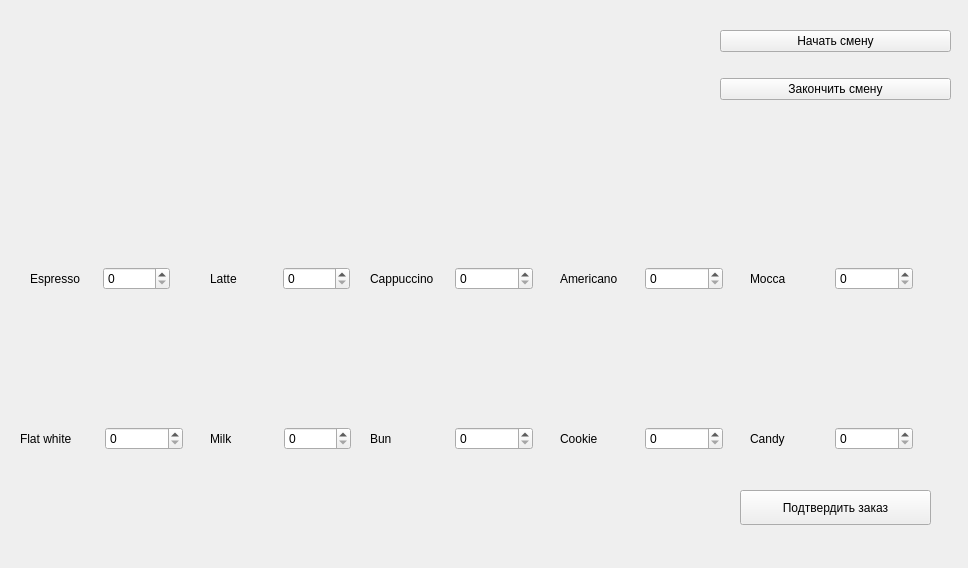
<?xml version="1.0" encoding="UTF-8"?>
<ui version="4.0">
 <class>cashier_interface</class>
 <widget class="QWidget" name="cashier_interface">
  <property name="geometry">
   <rect>
    <x>0</x>
    <y>0</y>
    <width>968</width>
    <height>568</height>
   </rect>
  </property>
  <property name="windowTitle">
   <string>Form</string>
  </property>
  <widget class="QWidget" name="layoutWidget">
   <property name="geometry">
    <rect>
     <x>720</x>
     <y>10</y>
     <width>231</width>
     <height>111</height>
    </rect>
   </property>
   <layout class="QVBoxLayout" name="verticalLayout">
    <item>
     <widget class="QPushButton" name="start_work_button">
      <property name="text">
       <string>Начать смену</string>
      </property>
     </widget>
    </item>
    <item>
     <widget class="QPushButton" name="end_work_button">
      <property name="text">
       <string>Закончить смену</string>
      </property>
     </widget>
    </item>
   </layout>
  </widget>
  <widget class="QLabel" name="latte_pic">
   <property name="geometry">
    <rect>
     <x>220</x>
     <y>150</y>
     <width>121</width>
     <height>101</height>
    </rect>
   </property>
   <property name="text">
    <string/>
   </property>
   <property name="pixmap">
    <pixmap>C:/Users/jjjjj/OneDrive/Рабочий стол/latte.jpg</pixmap>
   </property>
   <property name="scaledContents">
    <bool>true</bool>
   </property>
  </widget>
  <widget class="QWidget" name="layoutWidget">
   <property name="geometry">
    <rect>
     <x>30</x>
     <y>260</y>
     <width>140</width>
     <height>37</height>
    </rect>
   </property>
   <layout class="QHBoxLayout" name="horizontalLayout">
    <item>
     <widget class="QLabel" name="label">
      <property name="text">
       <string>Espresso</string>
      </property>
     </widget>
    </item>
    <item>
     <widget class="QSpinBox" name="espresso"/>
    </item>
   </layout>
  </widget>
  <widget class="QWidget" name="layoutWidget_2">
   <property name="geometry">
    <rect>
     <x>210</x>
     <y>260</y>
     <width>140</width>
     <height>37</height>
    </rect>
   </property>
   <layout class="QHBoxLayout" name="horizontalLayout_2">
    <item>
     <widget class="QLabel" name="label_2">
      <property name="text">
       <string>Latte</string>
      </property>
     </widget>
    </item>
    <item>
     <widget class="QSpinBox" name="latte"/>
    </item>
   </layout>
  </widget>
  <widget class="QLabel" name="label_3">
   <property name="geometry">
    <rect>
     <x>40</x>
     <y>150</y>
     <width>121</width>
     <height>101</height>
    </rect>
   </property>
   <property name="text">
    <string/>
   </property>
   <property name="pixmap">
    <pixmap>C:/Users/jjjjj/OneDrive/Рабочий стол/f70ngi5m1xa7og3zwj8gl8eng35zhuf3.jpg</pixmap>
   </property>
   <property name="scaledContents">
    <bool>true</bool>
   </property>
  </widget>
  <widget class="QWidget" name="layoutWidget_3">
   <property name="geometry">
    <rect>
     <x>370</x>
     <y>260</y>
     <width>163</width>
     <height>37</height>
    </rect>
   </property>
   <layout class="QHBoxLayout" name="horizontalLayout_3">
    <item>
     <widget class="QLabel" name="label_4">
      <property name="text">
       <string>Cappuccino</string>
      </property>
     </widget>
    </item>
    <item>
     <widget class="QSpinBox" name="Cappuccino"/>
    </item>
   </layout>
  </widget>
  <widget class="QLabel" name="label_5">
   <property name="geometry">
    <rect>
     <x>390</x>
     <y>150</y>
     <width>121</width>
     <height>101</height>
    </rect>
   </property>
   <property name="text">
    <string/>
   </property>
   <property name="pixmap">
    <pixmap>C:/Users/jjjjj/OneDrive/Рабочий стол/mm3g8xelgoh943rtfj6i0i1l8d4q67f1.jpg</pixmap>
   </property>
   <property name="scaledContents">
    <bool>true</bool>
   </property>
  </widget>
  <widget class="QWidget" name="layoutWidget_4">
   <property name="geometry">
    <rect>
     <x>560</x>
     <y>260</y>
     <width>163</width>
     <height>37</height>
    </rect>
   </property>
   <layout class="QHBoxLayout" name="horizontalLayout_4">
    <item>
     <widget class="QLabel" name="label_6">
      <property name="text">
       <string>Americano</string>
      </property>
     </widget>
    </item>
    <item>
     <widget class="QSpinBox" name="Americano"/>
    </item>
   </layout>
  </widget>
  <widget class="QLabel" name="label_7">
   <property name="geometry">
    <rect>
     <x>580</x>
     <y>150</y>
     <width>121</width>
     <height>101</height>
    </rect>
   </property>
   <property name="text">
    <string/>
   </property>
   <property name="pixmap">
    <pixmap>C:/Users/jjjjj/OneDrive/Рабочий стол/c50e2bc0274f4604434792652277ed4d.jpg</pixmap>
   </property>
   <property name="scaledContents">
    <bool>true</bool>
   </property>
  </widget>
  <widget class="QWidget" name="layoutWidget_5">
   <property name="geometry">
    <rect>
     <x>750</x>
     <y>260</y>
     <width>163</width>
     <height>37</height>
    </rect>
   </property>
   <layout class="QHBoxLayout" name="horizontalLayout_5">
    <item>
     <widget class="QLabel" name="label_8">
      <property name="text">
       <string>Mocca</string>
      </property>
     </widget>
    </item>
    <item>
     <widget class="QSpinBox" name="Mocha"/>
    </item>
   </layout>
  </widget>
  <widget class="QLabel" name="label_9">
   <property name="geometry">
    <rect>
     <x>770</x>
     <y>150</y>
     <width>121</width>
     <height>101</height>
    </rect>
   </property>
   <property name="text">
    <string/>
   </property>
   <property name="pixmap">
    <pixmap>C:/Users/jjjjj/OneDrive/Рабочий стол/mocha.jpg</pixmap>
   </property>
   <property name="scaledContents">
    <bool>true</bool>
   </property>
  </widget>
  <widget class="QWidget" name="layoutWidget_6">
   <property name="geometry">
    <rect>
     <x>20</x>
     <y>420</y>
     <width>163</width>
     <height>37</height>
    </rect>
   </property>
   <layout class="QHBoxLayout" name="horizontalLayout_6">
    <item>
     <widget class="QLabel" name="label_10">
      <property name="text">
       <string>Flat white</string>
      </property>
     </widget>
    </item>
    <item>
     <widget class="QSpinBox" name="Flat_white"/>
    </item>
   </layout>
  </widget>
  <widget class="QLabel" name="label_11">
   <property name="geometry">
    <rect>
     <x>40</x>
     <y>310</y>
     <width>121</width>
     <height>101</height>
    </rect>
   </property>
   <property name="text">
    <string/>
   </property>
   <property name="pixmap">
    <pixmap>C:/Users/jjjjj/OneDrive/Рабочий стол/M_height.jpg</pixmap>
   </property>
   <property name="scaledContents">
    <bool>true</bool>
   </property>
  </widget>
  <widget class="QWidget" name="layoutWidget_7">
   <property name="geometry">
    <rect>
     <x>210</x>
     <y>420</y>
     <width>141</width>
     <height>37</height>
    </rect>
   </property>
   <layout class="QHBoxLayout" name="horizontalLayout_7">
    <item>
     <widget class="QLabel" name="label_12">
      <property name="text">
       <string>Milk</string>
      </property>
     </widget>
    </item>
    <item>
     <widget class="QSpinBox" name="Milk"/>
    </item>
   </layout>
  </widget>
  <widget class="QLabel" name="label_13">
   <property name="geometry">
    <rect>
     <x>220</x>
     <y>310</y>
     <width>121</width>
     <height>101</height>
    </rect>
   </property>
   <property name="text">
    <string/>
   </property>
   <property name="pixmap">
    <pixmap>C:/Users/jjjjj/OneDrive/Рабочий стол/75c5269c6bbd0a7876ee1c7212a697b9bb387c9f_full.jpg</pixmap>
   </property>
   <property name="scaledContents">
    <bool>true</bool>
   </property>
  </widget>
  <widget class="QWidget" name="layoutWidget_8">
   <property name="geometry">
    <rect>
     <x>370</x>
     <y>420</y>
     <width>163</width>
     <height>37</height>
    </rect>
   </property>
   <layout class="QHBoxLayout" name="horizontalLayout_8">
    <item>
     <widget class="QLabel" name="label_14">
      <property name="text">
       <string>Bun</string>
      </property>
     </widget>
    </item>
    <item>
     <widget class="QSpinBox" name="Bun"/>
    </item>
   </layout>
  </widget>
  <widget class="QWidget" name="layoutWidget_9">
   <property name="geometry">
    <rect>
     <x>560</x>
     <y>420</y>
     <width>163</width>
     <height>37</height>
    </rect>
   </property>
   <layout class="QHBoxLayout" name="horizontalLayout_9">
    <item>
     <widget class="QLabel" name="label_15">
      <property name="text">
       <string>Cookie</string>
      </property>
     </widget>
    </item>
    <item>
     <widget class="QSpinBox" name="Cookie"/>
    </item>
   </layout>
  </widget>
  <widget class="QWidget" name="layoutWidget_10">
   <property name="geometry">
    <rect>
     <x>750</x>
     <y>420</y>
     <width>163</width>
     <height>37</height>
    </rect>
   </property>
   <layout class="QHBoxLayout" name="horizontalLayout_10">
    <item>
     <widget class="QLabel" name="label_16">
      <property name="text">
       <string>Candy</string>
      </property>
     </widget>
    </item>
    <item>
     <widget class="QSpinBox" name="Candy"/>
    </item>
   </layout>
  </widget>
  <widget class="QLabel" name="label_17">
   <property name="geometry">
    <rect>
     <x>390</x>
     <y>310</y>
     <width>121</width>
     <height>101</height>
    </rect>
   </property>
   <property name="text">
    <string/>
   </property>
   <property name="pixmap">
    <pixmap>C:/Users/jjjjj/OneDrive/Рабочий стол/344918_391.jpg</pixmap>
   </property>
   <property name="scaledContents">
    <bool>true</bool>
   </property>
  </widget>
  <widget class="QLabel" name="label_18">
   <property name="geometry">
    <rect>
     <x>580</x>
     <y>310</y>
     <width>121</width>
     <height>101</height>
    </rect>
   </property>
   <property name="text">
    <string/>
   </property>
   <property name="pixmap">
    <pixmap>C:/Users/jjjjj/OneDrive/Рабочий стол/x1066163-1139358738.png</pixmap>
   </property>
   <property name="scaledContents">
    <bool>true</bool>
   </property>
  </widget>
  <widget class="QLabel" name="label_19">
   <property name="geometry">
    <rect>
     <x>770</x>
     <y>310</y>
     <width>121</width>
     <height>101</height>
    </rect>
   </property>
   <property name="text">
    <string/>
   </property>
   <property name="pixmap">
    <pixmap>C:/Users/jjjjj/OneDrive/Рабочий стол/1608998078_6258.jpg</pixmap>
   </property>
   <property name="scaledContents">
    <bool>true</bool>
   </property>
  </widget>
  <widget class="QPushButton" name="pushButton">
   <property name="geometry">
    <rect>
     <x>740</x>
     <y>490</y>
     <width>191</width>
     <height>35</height>
    </rect>
   </property>
   <property name="sizePolicy">
    <sizepolicy hsizetype="Maximum" vsizetype="Fixed">
     <horstretch>0</horstretch>
     <verstretch>0</verstretch>
    </sizepolicy>
   </property>
   <property name="text">
    <string>Подтвердить заказ</string>
   </property>
  </widget>
  <widget class="QWidget" name="">
   <property name="geometry">
    <rect>
     <x>40</x>
     <y>20</y>
     <width>291</width>
     <height>59</height>
    </rect>
   </property>
   <layout class="QVBoxLayout" name="verticalLayout_2">
    <item>
     <widget class="QLabel" name="name_label">
      <property name="text">
       <string/>
      </property>
     </widget>
    </item>
    <item>
     <widget class="QLabel" name="dep_label">
      <property name="text">
       <string/>
      </property>
     </widget>
    </item>
   </layout>
  </widget>
 </widget>
 <resources/>
 <connections/>
</ui>
